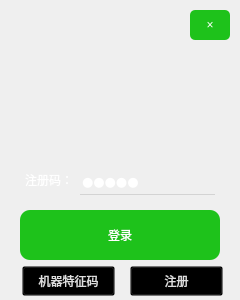
<?xml version="1.0" encoding="UTF-8"?>
<ui version="4.0">
 <class>Form</class>
 <widget class="QWidget" name="Form">
  <property name="geometry">
   <rect>
    <x>0</x>
    <y>0</y>
    <width>240</width>
    <height>300</height>
   </rect>
  </property>
  <property name="minimumSize">
   <size>
    <width>240</width>
    <height>300</height>
   </size>
  </property>
  <property name="maximumSize">
   <size>
    <width>300</width>
    <height>300</height>
   </size>
  </property>
  <property name="windowTitle">
   <string>Robot calibration off-line</string>
  </property>
  <property name="windowIcon">
   <iconset resource="../images/img.qrc">
    <normaloff>:/Image/图标.png</normaloff>:/Image/图标.png</iconset>
  </property>
  <property name="styleSheet">
   <string notr="true">QFrame#frame {
border-image: url(:/Image/背景.png);
border-radius: 8px;
}

QLabel#label1{
color: rgb(255, 255, 255);
border-image: url(:/Image/图标.png);
}

QLabel{
font: 10pt &quot;楷体&quot;;
color: rgb(255, 255, 255);
}

QLineEdit{
background-color:transparent;
font: 10pt &quot;楷体&quot;;
color: rgb(255, 255, 255);
border:none;
border-bottom:1px solid lightgray
}

QPushButton#pushButton_Small,QPushButton#pushButton_exit{
color: rgb(255, 255, 255);
background-color:rgb(30, 194, 27);
font: 12pt &quot;黑体&quot;;
border-radius: 5px;
}

QPushButton#pushButton_Small:hover{
background-color: rgb(26, 173, 25);
}

QPushButton#pushButton_Small:pressed{
background-color: rgb(31, 200, 28);
}

QPushButton#pushButton_exit:hover{
background-color: rgb(255, 52, 2);
}

QPushButton#pushButton_exit:pressed{
background-color: rgb(182, 34, 5)
}

QPushButton#pushButton_ok{
color: rgb(255, 255, 255);
background-color:rgb(30, 194, 27);
font: 12pt &quot;黑体&quot;;
border-radius: 10px;
}

QPushButton#pushButton_ok:hover{
background-color: rgb(26, 173, 25);
}

QPushButton#pushButton_ok:pressed{
background-color: rgb(31, 200, 28);
}

QPushButton#pushButton_tz,QPushButton#pushButton_zc{
background-color:transparent;
font: 10pt &quot;楷体&quot;;
color: rgb(222, 222, 222);
}

QPushButton#pushButton_tz:hover,QPushButton#pushButton_zc:hover{
color:rgb(26, 173, 25);
}

QPushButton#pushButton_tz:pressed,QPushButton#pushButton_zc:pressed{
color:rgb(31, 200, 28);
}</string>
  </property>
  <widget class="QFrame" name="frame">
   <property name="geometry">
    <rect>
     <x>0</x>
     <y>0</y>
     <width>240</width>
     <height>300</height>
    </rect>
   </property>
   <property name="styleSheet">
    <string notr="true"/>
   </property>
   <property name="frameShape">
    <enum>QFrame::StyledPanel</enum>
   </property>
   <property name="frameShadow">
    <enum>QFrame::Raised</enum>
   </property>
   <widget class="QPushButton" name="pushButton_ok">
    <property name="geometry">
     <rect>
      <x>20</x>
      <y>210</y>
      <width>200</width>
      <height>50</height>
     </rect>
    </property>
    <property name="minimumSize">
     <size>
      <width>200</width>
      <height>50</height>
     </size>
    </property>
    <property name="maximumSize">
     <size>
      <width>200</width>
      <height>50</height>
     </size>
    </property>
    <property name="cursor">
     <cursorShape>OpenHandCursor</cursorShape>
    </property>
    <property name="toolTip">
     <string/>
    </property>
    <property name="styleSheet">
     <string notr="true"/>
    </property>
    <property name="text">
     <string>登录</string>
    </property>
    <property name="iconSize">
     <size>
      <width>20</width>
      <height>20</height>
     </size>
    </property>
   </widget>
   <widget class="QLineEdit" name="lineEdit_password">
    <property name="geometry">
     <rect>
      <x>80</x>
      <y>170</y>
      <width>135</width>
      <height>25</height>
     </rect>
    </property>
    <property name="minimumSize">
     <size>
      <width>135</width>
      <height>25</height>
     </size>
    </property>
    <property name="maximumSize">
     <size>
      <width>135</width>
      <height>25</height>
     </size>
    </property>
    <property name="font">
     <font>
      <family>楷体</family>
      <pointsize>10</pointsize>
      <italic>false</italic>
      <bold>false</bold>
     </font>
    </property>
    <property name="styleSheet">
     <string notr="true"/>
    </property>
    <property name="text">
     <string>请输入密码</string>
    </property>
    <property name="echoMode">
     <enum>QLineEdit::Password</enum>
    </property>
   </widget>
   <widget class="QPushButton" name="pushButton_tz">
    <property name="geometry">
     <rect>
      <x>22</x>
      <y>266</y>
      <width>93</width>
      <height>30</height>
     </rect>
    </property>
    <property name="cursor">
     <cursorShape>OpenHandCursor</cursorShape>
    </property>
    <property name="styleSheet">
     <string notr="true"/>
    </property>
    <property name="text">
     <string>机器特征码</string>
    </property>
   </widget>
   <widget class="QPushButton" name="pushButton_zc">
    <property name="geometry">
     <rect>
      <x>130</x>
      <y>266</y>
      <width>93</width>
      <height>30</height>
     </rect>
    </property>
    <property name="cursor">
     <cursorShape>OpenHandCursor</cursorShape>
    </property>
    <property name="styleSheet">
     <string notr="true"/>
    </property>
    <property name="text">
     <string>注册</string>
    </property>
   </widget>
   <widget class="QLabel" name="label2">
    <property name="geometry">
     <rect>
      <x>25</x>
      <y>160</y>
      <width>80</width>
      <height>40</height>
     </rect>
    </property>
    <property name="minimumSize">
     <size>
      <width>80</width>
      <height>40</height>
     </size>
    </property>
    <property name="maximumSize">
     <size>
      <width>80</width>
      <height>40</height>
     </size>
    </property>
    <property name="styleSheet">
     <string notr="true"/>
    </property>
    <property name="text">
     <string>注册码：</string>
    </property>
    <property name="buddy">
     <cstring>lineEdit_password</cstring>
    </property>
   </widget>
   <widget class="QPushButton" name="pushButton_exit">
    <property name="geometry">
     <rect>
      <x>190</x>
      <y>10</y>
      <width>40</width>
      <height>30</height>
     </rect>
    </property>
    <property name="minimumSize">
     <size>
      <width>40</width>
      <height>30</height>
     </size>
    </property>
    <property name="maximumSize">
     <size>
      <width>40</width>
      <height>30</height>
     </size>
    </property>
    <property name="cursor">
     <cursorShape>OpenHandCursor</cursorShape>
    </property>
    <property name="text">
     <string>×</string>
    </property>
   </widget>
   <widget class="QLabel" name="label1">
    <property name="geometry">
     <rect>
      <x>0</x>
      <y>5</y>
      <width>40</width>
      <height>35</height>
     </rect>
    </property>
    <property name="text">
     <string/>
    </property>
   </widget>
  </widget>
 </widget>
 <resources>
  <include location="../images/img.qrc"/>
 </resources>
 <connections>
  <connection>
   <sender>pushButton_exit</sender>
   <signal>clicked()</signal>
   <receiver>Form</receiver>
   <slot>close()</slot>
   <hints>
    <hint type="sourcelabel">
     <x>212</x>
     <y>28</y>
    </hint>
    <hint type="destinationlabel">
     <x>239</x>
     <y>33</y>
    </hint>
   </hints>
  </connection>
 </connections>
</ui>
